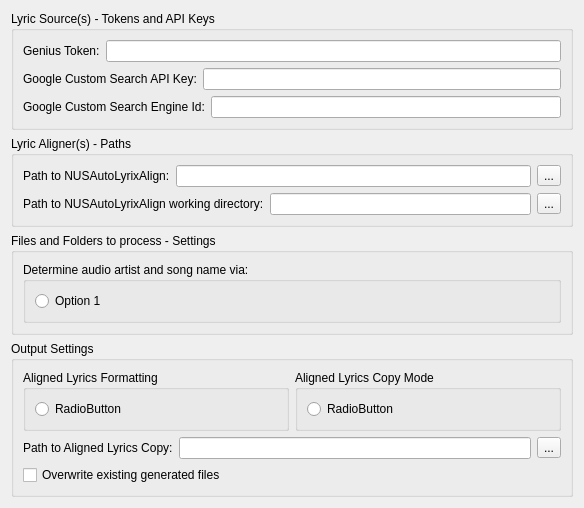
<?xml version="1.0" encoding="UTF-8"?>
<ui version="4.0">
 <class>Form</class>
 <widget class="QWidget" name="Form">
  <property name="geometry">
   <rect>
    <x>0</x>
    <y>0</y>
    <width>584</width>
    <height>488</height>
   </rect>
  </property>
  <property name="windowTitle">
   <string>LyricManager Settings</string>
  </property>
  <property name="windowIcon">
   <iconset resource="lyric_manager.qrc">
    <normaloff>:/icons/lyric_manager.ico</normaloff>:/icons/lyric_manager.ico</iconset>
  </property>
  <layout class="QVBoxLayout" name="verticalLayout">
   <item>
    <widget class="QGroupBox" name="groupBox">
     <property name="title">
      <string>Lyric Source(s) - Tokens and API Keys</string>
     </property>
     <layout class="QVBoxLayout" name="verticalLayout_2">
      <item>
       <layout class="QHBoxLayout" name="horizontalLayout_4">
        <item>
         <widget class="QLabel" name="label_6">
          <property name="text">
           <string>Genius Token:</string>
          </property>
         </widget>
        </item>
        <item>
         <widget class="QLineEdit" name="lineEdit_genius_token"/>
        </item>
       </layout>
      </item>
      <item>
       <layout class="QHBoxLayout" name="horizontalLayout_5">
        <item>
         <widget class="QLabel" name="label_7">
          <property name="text">
           <string>Google Custom Search API Key:</string>
          </property>
         </widget>
        </item>
        <item>
         <widget class="QLineEdit" name="lineEdit_google_custom_search_api_key"/>
        </item>
       </layout>
      </item>
      <item>
       <layout class="QHBoxLayout" name="horizontalLayout_2">
        <item>
         <widget class="QLabel" name="label_4">
          <property name="text">
           <string>Google Custom Search Engine Id:</string>
          </property>
         </widget>
        </item>
        <item>
         <widget class="QLineEdit" name="lineEdit_google_custom_search_engine_id"/>
        </item>
       </layout>
      </item>
     </layout>
    </widget>
   </item>
   <item>
    <widget class="QGroupBox" name="groupBox_2">
     <property name="title">
      <string>Lyric Aligner(s) - Paths</string>
     </property>
     <layout class="QVBoxLayout" name="verticalLayout_3">
      <item>
       <layout class="QHBoxLayout" name="horizontalLayout_9">
        <item>
         <widget class="QLabel" name="label_10">
          <property name="text">
           <string>Path to NUSAutoLyrixAlign:</string>
          </property>
         </widget>
        </item>
        <item>
         <widget class="QLineEdit" name="lineEdit_path_to_NUSAutoLyrixAlign"/>
        </item>
        <item>
         <widget class="QToolButton" name="toolButton_set_path_to_NUSAutoLyrixAlign">
          <property name="text">
           <string>...</string>
          </property>
          <property name="icon">
           <iconset resource="lyric_manager.qrc">
            <normaloff>:/icons/folder-open-solid.svg</normaloff>:/icons/folder-open-solid.svg</iconset>
          </property>
         </widget>
        </item>
       </layout>
      </item>
      <item>
       <layout class="QHBoxLayout" name="horizontalLayout_10">
        <item>
         <widget class="QLabel" name="label_11">
          <property name="text">
           <string>Path to NUSAutoLyrixAlign working directory:</string>
          </property>
         </widget>
        </item>
        <item>
         <widget class="QLineEdit" name="lineEdit_path_to_NUSAutoLyrixAlign_working_directory"/>
        </item>
        <item>
         <widget class="QToolButton" name="toolButton_set_path_to_NUSAutoLyrixAlign_working_directory">
          <property name="text">
           <string>...</string>
          </property>
          <property name="icon">
           <iconset resource="lyric_manager.qrc">
            <normaloff>:/icons/folder-open-solid.svg</normaloff>:/icons/folder-open-solid.svg</iconset>
          </property>
         </widget>
        </item>
       </layout>
      </item>
     </layout>
    </widget>
   </item>
   <item>
    <widget class="QGroupBox" name="groupBox_3">
     <property name="title">
      <string>Files and Folders to process - Settings</string>
     </property>
     <layout class="QVBoxLayout" name="verticalLayout_8">
      <item>
       <widget class="QGroupBox" name="groupBox_5">
        <property name="title">
         <string>Determine audio artist and song name via:</string>
        </property>
        <layout class="QVBoxLayout" name="verticalLayout_7">
         <item>
          <widget class="QRadioButton" name="radioButton_artist_song_title_source_placeholder">
           <property name="text">
            <string>Option 1</string>
           </property>
          </widget>
         </item>
        </layout>
       </widget>
      </item>
     </layout>
    </widget>
   </item>
   <item>
    <widget class="QGroupBox" name="groupBox_4">
     <property name="title">
      <string>Output Settings</string>
     </property>
     <layout class="QVBoxLayout" name="verticalLayout_4">
      <item>
       <layout class="QHBoxLayout" name="horizontalLayout">
        <item>
         <widget class="QGroupBox" name="groupBox_6">
          <property name="title">
           <string>Aligned Lyrics Formatting</string>
          </property>
          <layout class="QVBoxLayout" name="verticalLayout_5">
           <item>
            <widget class="QRadioButton" name="radioButton_aligned_lyrics_formatting_placeholder">
             <property name="text">
              <string>RadioButton</string>
             </property>
            </widget>
           </item>
          </layout>
         </widget>
        </item>
        <item>
         <widget class="QGroupBox" name="groupBox_7">
          <property name="title">
           <string>Aligned Lyrics Copy Mode</string>
          </property>
          <layout class="QVBoxLayout" name="verticalLayout_6">
           <item>
            <widget class="QRadioButton" name="radioButton_aligned_lyrics_copy_mode_placeholder">
             <property name="text">
              <string>RadioButton</string>
             </property>
            </widget>
           </item>
          </layout>
         </widget>
        </item>
       </layout>
      </item>
      <item>
       <layout class="QHBoxLayout" name="horizontalLayout_11">
        <item>
         <widget class="QLabel" name="label_12">
          <property name="text">
           <string>Path to Aligned Lyrics Copy:</string>
          </property>
         </widget>
        </item>
        <item>
         <widget class="QLineEdit" name="lineEdit_path_to_aligned_lyrics_copy"/>
        </item>
        <item>
         <widget class="QToolButton" name="toolButton_set_path_to_aligned_lyrics_copy">
          <property name="text">
           <string>...</string>
          </property>
          <property name="icon">
           <iconset resource="lyric_manager.qrc">
            <normaloff>:/icons/folder-open-solid.svg</normaloff>:/icons/folder-open-solid.svg</iconset>
          </property>
         </widget>
        </item>
       </layout>
      </item>
      <item>
       <widget class="QCheckBox" name="checkBox_overwrite_existing_generated_files">
        <property name="text">
         <string>Overwrite existing generated files</string>
        </property>
       </widget>
      </item>
     </layout>
    </widget>
   </item>
  </layout>
 </widget>
 <resources>
  <include location="lyric_manager.qrc"/>
 </resources>
 <connections/>
</ui>
